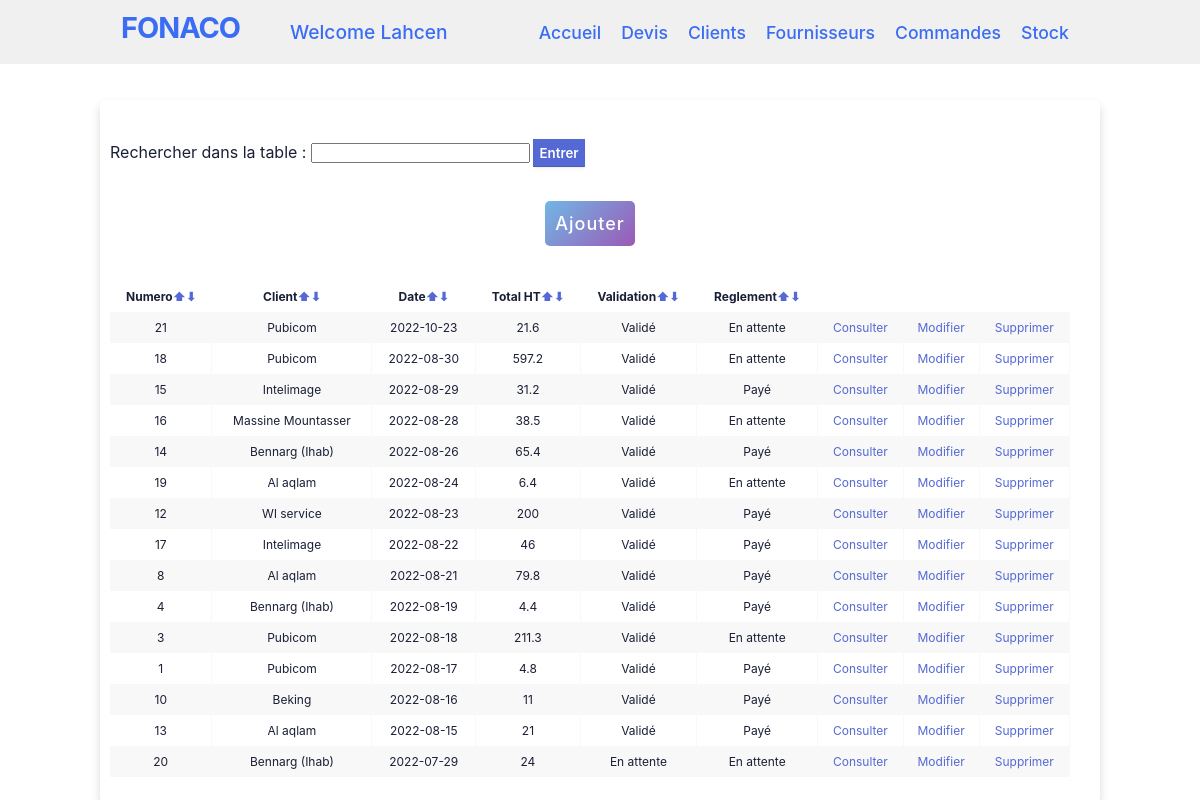
The app's page /listedevis.php (signed in) with its own data.
### tables this page shows
CREATE TABLE `devis` (
  `id_devis` int(255) NOT NULL,
  `id_client` int(255) NOT NULL,
  `date_devis` date NOT NULL,
  `total_ht` float NOT NULL,
  `valide` tinyint(1) NOT NULL,
  `paye` tinyint(1) NOT NULL
);

CREATE TABLE `clients` (
  `nom` varchar(255) NOT NULL,
  `telephone` varchar(255) NOT NULL,
  `email` varchar(255) NOT NULL,
  `montantmax` int(11) NOT NULL,
  `id_client` int(11) NOT NULL,
  `adresse` varchar(255) DEFAULT NULL
);

### listedevis.php (the view, shortened to what this page needs)
<?php
include 'header.php';
if(isset($_GET['ord']) && isset($_GET['desc'])){
    $order=$_GET['ord'];
    $desc=$_GET['desc'];
    if($desc) $sql = "SELECT * FROM devis JOIN clients ON devis.id_client=clients.id_client ORDER BY ".$order." DESC";
    else $sql = "SELECT * FROM devis JOIN clients ON devis.id_client=clients.id_client ORDER BY ".$order;
} else {
    $sql = "SELECT * FROM devis JOIN clients ON devis.id_client=clients.id_client ORDER BY date_devis DESC";
}
$result = mysqli_query($conn, $sql) or die("bad query");
?>
<div class="table-wrapper container">
    <form method="GET" action="">
        Rechercher dans la table : <input type="text" name="recherche">
        <input type="SUBMIT" value="Entrer" name="subb" class="rechercher">
    </form>
    <div class="btnscont">
    <a href="adddevis.php">
        <button class="minibtn">Ajouter</button></a>
</div>
    <table class="fl-table">
        <form action="" method="post">
            <tr>
                <th>Numero<a href="listedevis.php?ord=id_devis&desc=0">⬆</a><a href="listedevis.php?ord=id_devis&desc=1">⬇</a></th>
                <th>Client<a href="listedevis.php?ord=nom&desc=0">⬆</a><a href="listedevis.php?ord=nom&desc=1">⬇</a></th>
                <th>Date<a href="listedevis.php?ord=date_devis&desc=0">⬆</a><a href="listedevis.php?ord=date_devis&desc=1">⬇</a></th>
                <th>Total HT<a href="listedevis.php?ord=total_ht&desc=0">⬆</a><a href="listedevis.php?ord=total_ht&desc=1">⬇</a></th>
                <th>Validation<a href="listedevis.php?ord=valide&desc=0">⬆</a><a href="listedevis.php?ord=valide&desc=1">⬇</a></th>
                <th>Reglement<a href="listedevis.php?ord=paye&desc=0">⬆</a><a href="listedevis.php?ord=paye&desc=1">⬇</a></th>
            </tr>
            <?php while ($row = mysqli_fetch_assoc($result)) { ?>
                <tr>
                    <td><?php echo $row['id_devis']; ?> </td>
                    <td><?php echo $row['nom']; ?> </td>
                    <td><?php echo $row['date_devis']; ?> </td>
                    <td><?php echo $row['total_ht']; ?> </td>
                    <td><?php if ($row['valide']) echo 'Validé';
                        else echo 'En attente'; ?> </td>
                        <td><?php if ($row['paye']) echo 'Payé';
                            else echo 'En attente'; ?> </td>
                    <td><a href="listecommandes.php?numdevis=<?php echo $row['id_devis']; ?>">Consulter</a></td>
                    <td><a href="editdevis.php?ID=<?php echo $row['id_devis']; ?>">Modifier</a></td>
                    <td><a href="deldevis.php?ID=<?php echo $row['id_devis']; ?>" onclick="return confirm('Êtes-vous sur de vouloir supprimer ce devis?')">Supprimer</a></td>
                </tr>
            <?php }; ?>
        </form>
    </table>
</div>
</body>
</html>

### header.php (shortened to what this page needs)
<!DOCTYPE html>
<html lang="en" dir="ltr">
<head>
  <link rel="stylesheet" href="style/style-trf.css">
  <link rel="stylesheet" href="style/style.css">
</head>
<body>
  <header>
    <div class="headleft">
      <h1 class="logo">FONACO</h1>
      <p class="welcoming">Welcome <?php echo $_SESSION['username']; ?></p>
    </div>
    <nav class="navigation">
      <a href="welcome.php">Accueil</a>
      <a href="listedevis.php">Devis</a>
      <a href="listeclients.php">Clients</a>
      <a href="listefournisseurs.php">Fournisseurs</a>
      <a href="listecomfournisseurs.php">Commandes</a>
      <a href="stock.php">Stock</a>
    </nav>
  </header>

### style/style-trf.css (style rules this page uses)
* { margin: 0; padding: 0; box-sizing: border-box; font-family: 'Poppins',sans-serif; }
body { display: flex; justify-content: center; }
header { background-color: #f0F0F0; width: 100%; position: fixed; z-index: 999; display: flex; justify-content: space-between; align-items: center; padding: 10px 50px; }
.logo { text-decoration: none; color: #3a6cf4; text-transform: uppercase; font-weight: 700; font-size: 1.8em }
.navigation a { color: #3a6cf4; text-decoration: none; font-size: 1.1em; font-weight: 500; padding: 10px; }
.container { max-width: 1000px; width: 100%; background-color: #fff; padding: 25px 30px; border-radius: 5px; box-shadow: 0 5px 10px rgba(0,0,0,0.15); margin-top: 100px; }
.table-wrapper { padding-top: 40px; padding-left: 10px; }
.fl-table { border-radius: 5px; font-size: 12px; font-weight: normal; border: none; border-collapse: collapse; width: 100%; max-width: 100%; white-space: nowrap; background-color: white; }
.fl-table td, .fl-table th { text-align: left; padding: 8px; text-align: center; }
.fl-table td { border-right: 1px solid #f8f8f8; font-size: 12px; }
.fl-table tr:nth-child(even) { background: #F8F8F8; }
button { height: 100%; width: 100%; border-radius: 5px; border: none; color: #fff; font-size: 18px; font-weight: 500; letter-spacing: 1px; cursor: pointer; transition: all 0.3s ease; background: linear-gradient(135deg, #71b7e6, #9b59b6); height: 45px; margin: 35px 0 }

### style/style.css (style rules this page uses)
* { padding: 0; margin: 0; color: #1a1f36; box-sizing: border-box; word-wrap: break-word; font-family: -apple-system,BlinkMacSystemFont,Segoe UI,Roboto,Helvetica Neue,Ubuntu,sans-serif; }
body { min-height: 100%; background-color: #ffffff; }
.minibtn { width: auto; padding: 0 10px; }
.btnscont { display: flex; justify-content: space-evenly; }
.rechercher { background-color: rgb(84, 105, 212); padding: 5px; border: 0px; color: #fff; font-weight: 600; cursor: pointer; }
header { background-color: #f0F0F0; width: 100%; position: fixed; z-index: 999; display: flex; justify-content: space-evenly; align-items: center; padding: 10px 50px; }
.headleft { display: flex; }
.logo { text-decoration: none; color: #3a6cf4; text-transform: uppercase; font-weight: 700; font-size: 1.8em }
.navigation { display: flex; }
.welcoming { color: #3a6cf4; text-decoration: none; font-size: 1.2em; font-weight: 500; padding: 10px; margin-left: 40px; }
.navigation a { color: #3a6cf4; text-decoration: none; font-size: 1.1em; font-weight: 500; padding: 10px; }
h1 { letter-spacing: -1px; }
a { color: #5469d4; text-decoration: unset; }
input[type="submit"] { background-color: rgb(84, 105, 212); box-shadow: rgba(0, 0, 0, 0) 0px 0px 0px 0px, rgba(0, 0, 0, 0) 0px 0px 0px 0px, rgba(0, 0, 0, 0.12) 0px 1px 1px 0px, rgb(84, 105, 212) 0px 0px 0px 1px, rgba(0, 0, 0, 0) 0px 0px 0px 0px, rgba(0, 0, 0, 0) 0px 0px 0px 0px, rgba(60, 66, 87, 0.08) 0px 2px 5px 0px; color: #fff; font-weight: 600; cursor: pointer; }

### records on screen
devis: id_devis "21", id_client.nom "Pubicom", date_devis "2022-10-23", total_ht "21.6", valide "Validé", paye "En attente"
devis: id_devis "18", id_client.nom "Pubicom", date_devis "2022-08-30", total_ht "597.2", valide "Validé", paye "En attente"
devis: id_devis "15", id_client.nom "Intelimage", date_devis "2022-08-29", total_ht "31.2", valide "Validé", paye "Payé"
devis: id_devis "16", id_client.nom "Massine Mountasser", date_devis "2022-08-28", total_ht "38.5", valide "Validé", paye "En attente"
devis: id_devis "14", id_client.nom "Bennarg (Ihab)", date_devis "2022-08-26", total_ht "65.4", valide "Validé", paye "Payé"
devis: id_devis "19", id_client.nom "Al aqlam", date_devis "2022-08-24", total_ht "6.4", valide "Validé", paye "En attente"
devis: id_devis "12", id_client.nom "Wl service", date_devis "2022-08-23", total_ht "200", valide "Validé", paye "Payé"
devis: id_devis "17", id_client.nom "Intelimage", date_devis "2022-08-22", total_ht "46", valide "Validé", paye "Payé"
devis: id_devis "8", id_client.nom "Al aqlam", date_devis "2022-08-21", total_ht "79.8", valide "Validé", paye "Payé"
devis: id_devis "4", id_client.nom "Bennarg (Ihab)", date_devis "2022-08-19", total_ht "4.4", valide "Validé", paye "Payé"
devis: id_devis "3", id_client.nom "Pubicom", date_devis "2022-08-18", total_ht "211.3", valide "Validé", paye "En attente"
devis: id_devis "1", id_client.nom "Pubicom", date_devis "2022-08-17", total_ht "4.8", valide "Validé", paye "Payé"
devis: id_devis "10", id_client.nom "Beking", date_devis "2022-08-16", total_ht "11", valide "Validé", paye "Payé"
devis: id_devis "13", id_client.nom "Al aqlam", date_devis "2022-08-15", total_ht "21", valide "Validé", paye "Payé"
devis: id_devis "20", id_client.nom "Bennarg (Ihab)", date_devis "2022-07-29", total_ht "24", valide "En attente", paye "En attente"

### other values on screen
$_SESSION['username'] "Lahcen"
